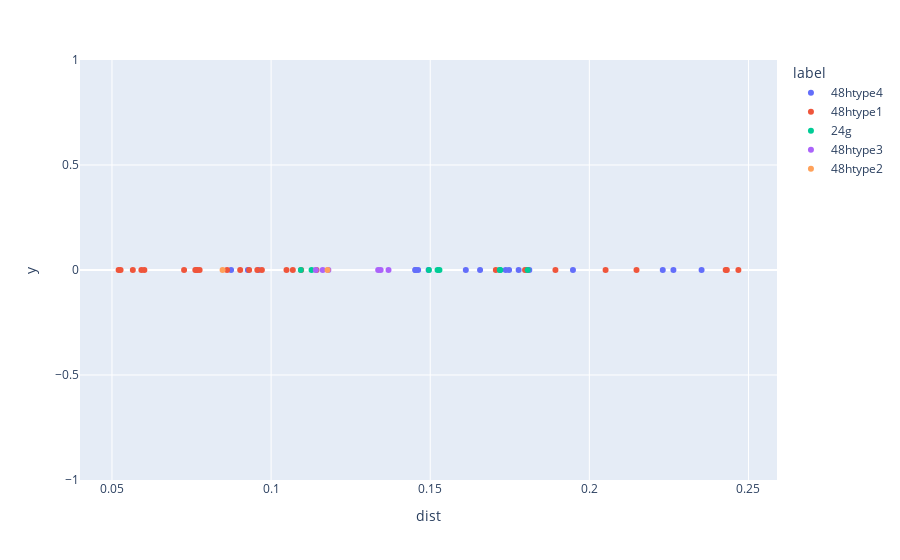

Notebook cell for this chart:
### Code cell
create_POSCAR_weirdos_centroids_appended(coor_weirdos_Li, centroids_2, direc_restructure_destination, lattice_constant, filename = "POSCAR_weirdos_centroids2")
create_POSCAR_weirdos_centroids_appended(coor_weirdos_Li, centroids_3, direc_restructure_destination, lattice_constant, filename = "POSCAR_weirdos_centroids3")
create_POSCAR_weirdos_centroids_appended(coor_weirdos_Li, centroids_4, direc_restructure_destination, lattice_constant, filename = "POSCAR_weirdos_centroids4")

plot_distweirdos(file_loc_important_cols)

### Figure 1 — Plotly figure (JSON) as saved in the notebook; plotly's stock layout.template omitted (floating-point values rounded to 4 significant figures)
{"data": [{"customdata": [["48htype4", [0.09939, 0.3912, 0.1054], "0_2"], ["48htype4", [0.2243, 0.2829, 0.3346], "0_2"], ["48htype4", [0.1268, 0.7377, 0.808], "0_2"], ["48htype4", [0.6516, 0.28, 0.8031], "0_2"], ["48htype4", [0.6219, 0.8028, 0.1255], "0_2"], ["48htype4", [0.7107, 0.7786, 0.422], "0_2"], ["48htype4", [0.1014, 0.3775, 0.09859], "0_1"], ["48htype4", [0.2278, 0.2683, 0.3371], "0_1"], ["48htype4", [0.129, 0.7429, 0.7918], "0_1"], ["48htype4", [0.6662, 0.2545, 0.8164], "0_1"], ["48htype4", [0.6263, 0.7959, 0.1326], "0_1"], ["48htype4", [0.7047, 0.7887, 0.4163], "0_1"], ["48htype4", [0.09245, 0.3747, 0.08551], "0_0"], ["48htype4", [0.2329, 0.2597, 0.3639], "0_0"], ["48htype4", [0.1282, 0.742, 0.7774], "0_0"], ["48htype4", [0.6858, 0.251, 0.8193], "0_0"], ["48htype4", [0.6208, 0.7924, 0.1474], "0_0"], ["48htype4", [0.7033, 0.789, 0.413], "0_0"]], "hovertemplate": "label=%{customdata[0]}<br>dist=%{x}<br>y=%{y}<br>coor=%{customdata[1]}<br>file=%{customdata[2]}<extra></extra>", "legendgroup": "48htype4", "marker": {"color": "#636efa", "symbol": "circle"}, "mode": "markers", "name": "48htype4", "orientation": "v", "showlegend": true, "type": "scatter", "x": [0.2353, 0.1748, 0.1462, 0.1612, 0.1811, 0.08742, 0.2264, 0.1737, 0.1453, 0.1804, 0.1778, 0.0927, 0.2231, 0.1495, 0.1453, 0.1949, 0.1657, 0.09608], "xaxis": "x", "y": [0, 0, 0, 0, 0, 0, 0, 0, 0, 0, 0, 0, 0, 0, 0, 0, 0, 0], "yaxis": "y"}, {"customdata": [["48htype1", [0.1552, 0.5172, 0.5377], "0_2"], ["48htype1", [0.04872, 0.9311, 0.5829], "0_2"], ["48htype1", [0.2186, 0.9409, 0.02019], "0_2"], ["48htype1", [0.9537, 0.9944, 0.8809], "0_2"], ["48htype1", [0.3728, 0.02924, 0.7352], "0_2"], ["48htype1", [0.5149, 0.4293, 0.5974], "0_2"], ["48htype1", [0.7062, 0.4698, 0.0238], "0_2"], ["48htype1", [0.6507, 0.1545, 0.1482], "0_2"], ["48htype1", [0.8939, 0.05072, 0.2438], "0_2"], ["48htype1", [0.1452, 0.5037, 0.5467], "0_1"], ["48htype1", [0.3707, 0.5483, 0.2402], "0_1"], ["48htype1", [0.04378, 0.9344, 0.5757], "0_1"], ["48htype1", [0.2031, 0.9437, 0.01841], "0_1"], ["48htype1", [0.9396, 0.9853, 0.8949], "0_1"], ["48htype1", [0.3827, 0.0342, 0.7533], "0_1"], ["48htype1", [0.499, 0.4327, 0.6017], "0_1"], ["48htype1", [0.7086, 0.4828, 0.001014], "0_1"], ["48htype1", [0.6537, 0.1491, 0.1468], "0_1"], ["48htype1", [0.8904, 0.02713, 0.254], "0_1"], ["48htype1", [0.1393, 0.49, 0.5407], "0_0"], ["48htype1", [0.05086, 0.9316, 0.5837], "0_0"], ["48htype1", [0.2022, 0.9436, 0.01167], "0_0"], ["48htype1", [0.9282, 0.9829, 0.8881], "0_0"], ["48htype1", [0.3882, 0.02864, 0.7555], "0_0"], ["48htype1", [0.4839, 0.4393, 0.6135], "0_0"], ["48htype1", [0.7245, 0.4897, 0.004042], "0_0"], ["48htype1", [0.65, 0.1642, 0.1436], "0_0"], ["48htype1", [0.8754, 0.01868, 0.2645], "0_0"]], "hovertemplate": "label=%{customdata[0]}<br>dist=%{x}<br>y=%{y}<br>coor=%{customdata[1]}<br>file=%{customdata[2]}<extra></extra>", "legendgroup": "48htype1", "marker": {"color": "#EF553B", "symbol": "circle"}, "mode": "markers", "name": "48htype1", "orientation": "v", "showlegend": true, "type": "scatter", "x": [0.1048, 0.2428, 0.05208, 0.1094, 0.07664, 0.2148, 0.06018, 0.1805, 0.05655, 0.0971, 0.07266, 0.2468, 0.0527, 0.1143, 0.07663, 0.2051, 0.08615, 0.1798, 0.07618, 0.0931, 0.2432, 0.05924, 0.1068, 0.07753, 0.1893, 0.09029, 0.1706, 0.09567], "xaxis": "x", "y": [0, 0, 0, 0, 0, 0, 0, 0, 0, 0, 0, 0, 0, 0, 0, 0, 0, 0, 0, 0, 0, 0, 0, 0, 0, 0, 0, 0], "yaxis": "y"}, {"customdata": [["24g", [0.1338, 0.7157, 0.2729], "0_2"], ["24g", [0.1747, 0.2203, 0.7173], "0_2"], ["24g", [0.6996, 0.7324, 0.7397], "0_2"], ["24g", [0.1301, 0.7155, 0.2727], "0_1"], ["24g", [0.1709, 0.2058, 0.7344], "0_1"], ["24g", [0.6978, 0.7241, 0.7304], "0_1"], ["24g", [0.1715, 0.195, 0.7543], "0_0"], ["24g", [0.7039, 0.7233, 0.7141], "0_0"]], "hovertemplate": "label=%{customdata[0]}<br>dist=%{x}<br>y=%{y}<br>coor=%{customdata[1]}<br>file=%{customdata[2]}<extra></extra>", "legendgroup": "24g", "marker": {"color": "#00cc96", "symbol": "circle"}, "mode": "markers", "name": "24g", "orientation": "v", "showlegend": true, "type": "scatter", "x": [0.1127, 0.1523, 0.1719, 0.1093, 0.1496, 0.172, 0.1529, 0.1806], "xaxis": "x", "y": [0, 0, 0, 0, 0, 0, 0, 0], "yaxis": "y"}, {"customdata": [["48htype3", [0.4299, 0.5433, 0.893], "0_2"], ["48htype3", [0.5906, 0.08632, 0.4806], "0_2"], ["48htype3", [0.4288, 0.5459, 0.8861], "0_1"], ["48htype3", [0.6026, 0.07767, 0.4998], "0_1"], ["48htype3", [0.4306, 0.5442, 0.8831], "0_0"], ["48htype3", [0.6184, 0.06993, 0.5114], "0_0"]], "hovertemplate": "label=%{customdata[0]}<br>dist=%{x}<br>y=%{y}<br>coor=%{customdata[1]}<br>file=%{customdata[2]}<extra></extra>", "legendgroup": "48htype3", "marker": {"color": "#ab63fa", "symbol": "circle"}, "mode": "markers", "name": "48htype3", "orientation": "v", "showlegend": true, "type": "scatter", "x": [0.1369, 0.1141, 0.1344, 0.1162, 0.1336, 0.118], "xaxis": "x", "y": [0, 0, 0, 0, 0, 0], "yaxis": "y"}, {"customdata": [["48htype2", [0.1393, 0.7063, 0.271], "0_0"], ["48htype2", [0.3624, 0.5458, 0.2546], "0_0"]], "hovertemplate": "label=%{customdata[0]}<br>dist=%{x}<br>y=%{y}<br>coor=%{customdata[1]}<br>file=%{customdata[2]}<extra></extra>", "legendgroup": "48htype2", "marker": {"color": "#FFA15A", "symbol": "circle"}, "mode": "markers", "name": "48htype2", "orientation": "v", "showlegend": true, "type": "scatter", "x": [0.1177, 0.08475], "xaxis": "x", "y": [0, 0], "yaxis": "y"}], "layout": {"legend": {"title": {"text": "label"}, "tracegroupgap": 0}, "margin": {"t": 60}, "xaxis": {"anchor": "y", "domain": [0, 1], "title": {"text": "dist"}}, "yaxis": {"anchor": "x", "domain": [0, 1], "title": {"text": "y"}}}}
